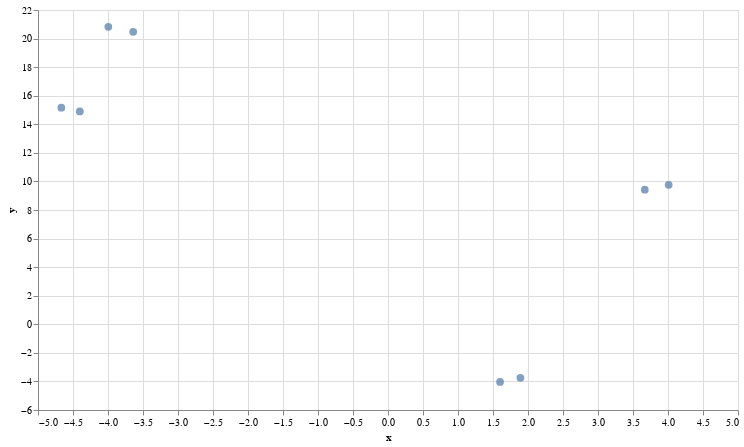

Write notebook code for a chart like this one.
### Markdown cell above
# Plotting the embedding in 2D

### Code cell
# UMAP reduces the dimensions from 1024 to 2 dimensions that we can plot
reducer = umap.UMAP(n_neighbors=2) 
umap_embeds = reducer.fit_transform(qa)
# Prepare the data to plot and interactive visualization
# using Altair
#df_explore = pd.DataFrame(data={'text': qa['text']})
#print(df_explore)

#df_explore = pd.DataFrame(data={'text': qa_df[0]})
df_explore = qa_df
df_explore['x'] = umap_embeds[:,0]
df_explore['y'] = umap_embeds[:,1]

# Plot
chart = alt.Chart(df_explore).mark_circle(size=60).encode(
    x=#'x',
    alt.X('x',
        scale=alt.Scale(zero=False)
    ),
    y=
    alt.Y('y',
        scale=alt.Scale(zero=False)
    ),
    tooltip=['text']
).properties(
    width=700,
    height=400
)
chart.interactive()

### Figure 1 — Vega-Lite specification as saved in the notebook (floating-point values rounded to 4 significant figures)
{"config": {"view": {"continuousWidth": 400, "continuousHeight": 300}}, "data": {"name": "data-4dbce3df3abc345d2b553d71739fbaf6"}, "mark": {"type": "circle", "size": 60}, "encoding": {"tooltip": [{"field": "text", "type": "nominal"}], "x": {"field": "x", "scale": {"zero": false}, "type": "quantitative"}, "y": {"field": "y", "scale": {"zero": false}, "type": "quantitative"}}, "height": 400, "selection": {"selector001": {"type": "interval", "bind": "scales", "encodings": ["x", "y"]}}, "width": 700, "$schema": "https://vega.github.io/schema/vega-lite/v4.17.0.json", "datasets": {"data-4dbce3df3abc345d2b553d71739fbaf6": [{"text": "Where is the world cup?", "x": -3.64, "y": 20.47}, {"text": "The world cup is in Qatar", "x": -3.995, "y": 20.82}, {"text": "What color is the sky?", "x": -4.403, "y": 14.9}, {"text": "The sky is blue", "x": -4.667, "y": 15.16}, {"text": "Where does the bear live?", "x": 4.009, "y": 9.763}, {"text": "The bear lives in the the woods", "x": 3.669, "y": 9.422}, {"text": "What is an apple?", "x": 1.891, "y": -3.745}, {"text": "An apple is a fruit", "x": 1.601, "y": -4.036}]}}
